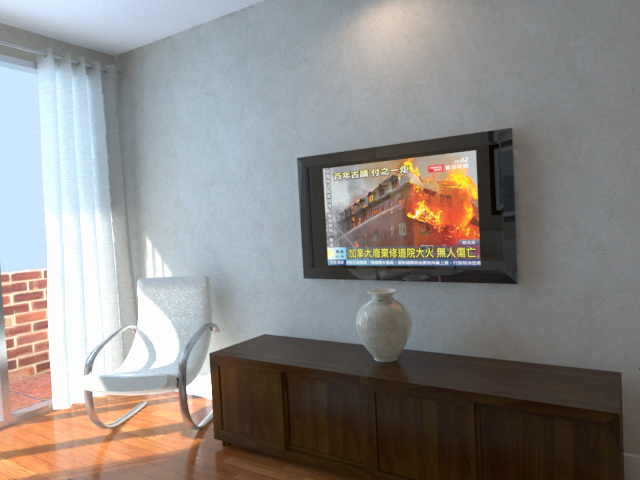
#> input picture assets/icl_snippet/254.png, 640 x 480 px, found by its file name
$ python sift_2.py
#> lines starting #> are read from the running program, lines starting #| are printed output that depends on the picture
# -*- coding: utf-8 -*-
"""
Created on Tue May 23 17:06:50 2023

@author: lang
"""

import numpy as np
import cv2 as cv
from matplotlib import pyplot as plt
import os
os.environ["KMP_DUPLICATE_LIB_OK"]="TRUE"


MIN_MATCH_COUNT = 10
asse = 'C:/Users/lang/Desktop/SuperPointPretrainedNetwork-master/assets/icl_snippet/'
interp = cv.INTER_AREA
img_size = [120,160]
img1 = cv.imread(asse + '254.png', cv.IMREAD_GRAYSCALE) # queryImage
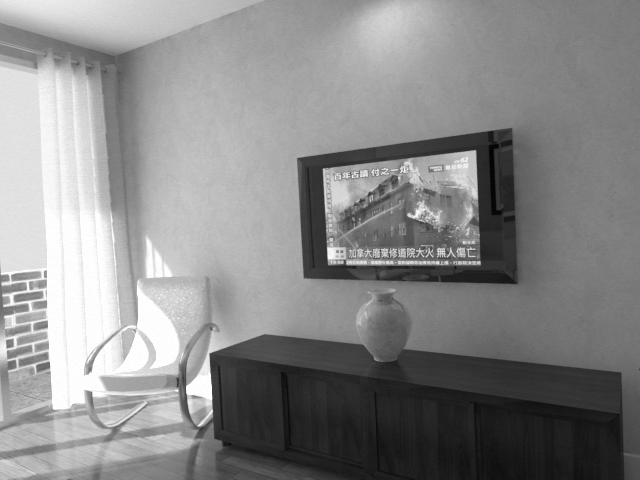
#> img1: shape (480, 640); min 3, max 255, mean 137.3
img1 = cv.resize(img1, (img_size[1], img_size[0]), interpolation=interp)
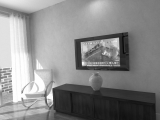
#> img1: shape (120, 160); min 6, max 254, mean 137.3
img2 = cv.imread(asse + '258.png', cv.IMREAD_GRAYSCALE) # trainImage
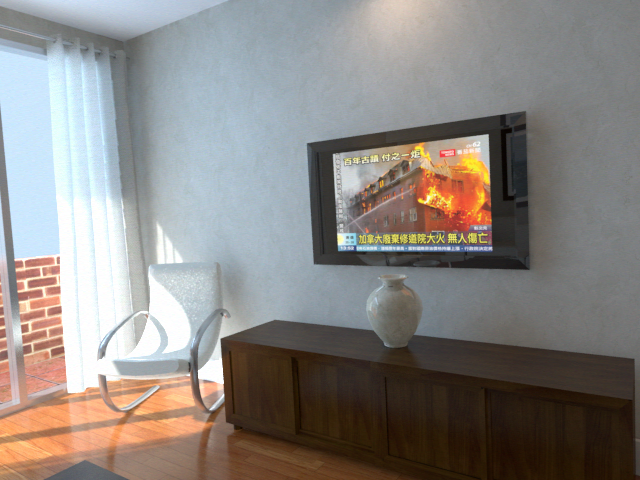
#> input picture assets/icl_snippet/258.png, 640 x 480 px, found by its file name
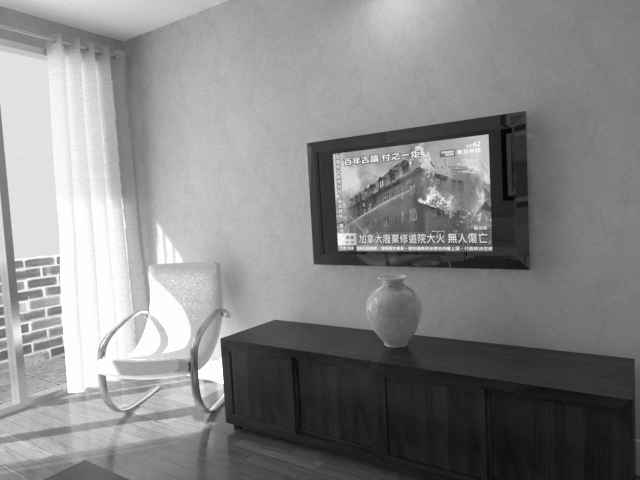
#> img2: shape (480, 640); min 3, max 255, mean 134.9
img2 = cv.resize(img2, (img_size[1], img_size[0]), interpolation=interp)
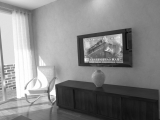
#> img2: shape (120, 160); min 8, max 254, mean 134.9

# Initiate SIFT detector
sift = cv.SIFT_create()
# find the keypoints and descriptors with SIFT
kp1, desc1 = sift.detectAndCompute(img1,None)
#> kp1 = 92 keypoints; strongest (x, y, size): (83, 63, 2.6), (50, 96, 4.2), (115, 42, 5.6), (85, 48, 5.8)
kp2, desc2 = sift.detectAndCompute(img2,None)
#> kp2 = 96 keypoints; strongest (x, y, size): (53, 93, 4.2), (118, 38, 5.7), (87, 44, 5.9), (80, 39, 5.5)
FLANN_INDEX_KDTREE = 1
index_params = dict(algorithm = FLANN_INDEX_KDTREE, trees = 5)
search_params = dict(checks = 50)

class PointTracker(object):
  """ Class to manage a fixed memory of points and descriptors that enables
  sparse optical flow point tracking.

  Internally, the tracker stores a 'tracks' matrix sized M x (2+L), of M
  tracks with maximum length L, where each row corresponds to:
  row_m = [track_id_m, avg_desc_score_m, point_id_0_m, ..., point_id_L-1_m].
  """

  def __init__(self, max_length, nn_thresh):
#> called with max_length = 5, nn_thresh = 0.7
    if max_length < 2:
      raise ValueError('max_length must be greater than or equal to 2.')
    self.maxl = max_length
    self.nn_thresh = nn_thresh
    self.all_pts = []
    for n in range(self.maxl):
      self.all_pts.append(np.zeros((2, 0)))
    self.last_desc = None
    self.tracks = np.zeros((0, self.maxl+2))
    self.track_count = 0
    self.max_score = 9999

  def nn_match_two_way(self, desc1, desc2, nn_thresh):
    """
    Performs two-way nearest neighbor matching of two sets of descriptors, such
    that the NN match from descriptor A->B must equal the NN match from B->A.

    Inputs:
      desc1 - NxM numpy matrix of N corresponding M-dimensional descriptors.
      desc2 - NxM numpy matrix of N corresponding M-dimensional descriptors.
      nn_thresh - Optional descriptor distance below which is a good match.

    Returns:
      matches - 3xL numpy array, of L matches, where L <= N and each column i is
                a match of two descriptors, d_i in image 1 and d_j' in image 2:
                [d_i index, d_j' index, match_score]^T
    """
#> (the run stopped early here; a loop or call above may not have finished)
